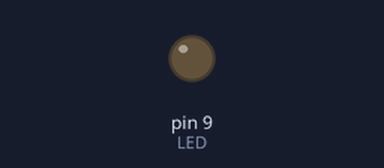
Simulated run of this sketch. Board: Arduino Uno, built with avr-gcc and run on an emulated ATmega328P. Shown: output pins drawn as LEDs (lit = HIGH).

Above: at 0.15 s.
At 32.07 s:
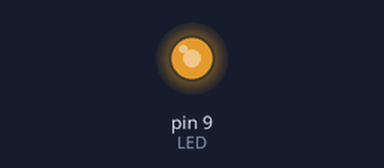
Timing chart, 0 to 32.0 s (numbered marks = the images above):
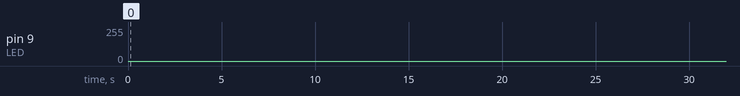

The sketch:

analog_PWM.ino
```cpp
const int LED=9;

void setup() {
  // put your setup code here, to run once:
  pinMode(LED,OUTPUT);
}

void loop() {
  // put your main code here, to run repeatedly:
  int i=0;
  for(i=0;i<255;i++) {
     analogWrite(LED,i);
     delay(4);
  }
  for(i=255;i>=0;i--){
    analogWrite(LED,i);
    delay(4);
  }

}
```
